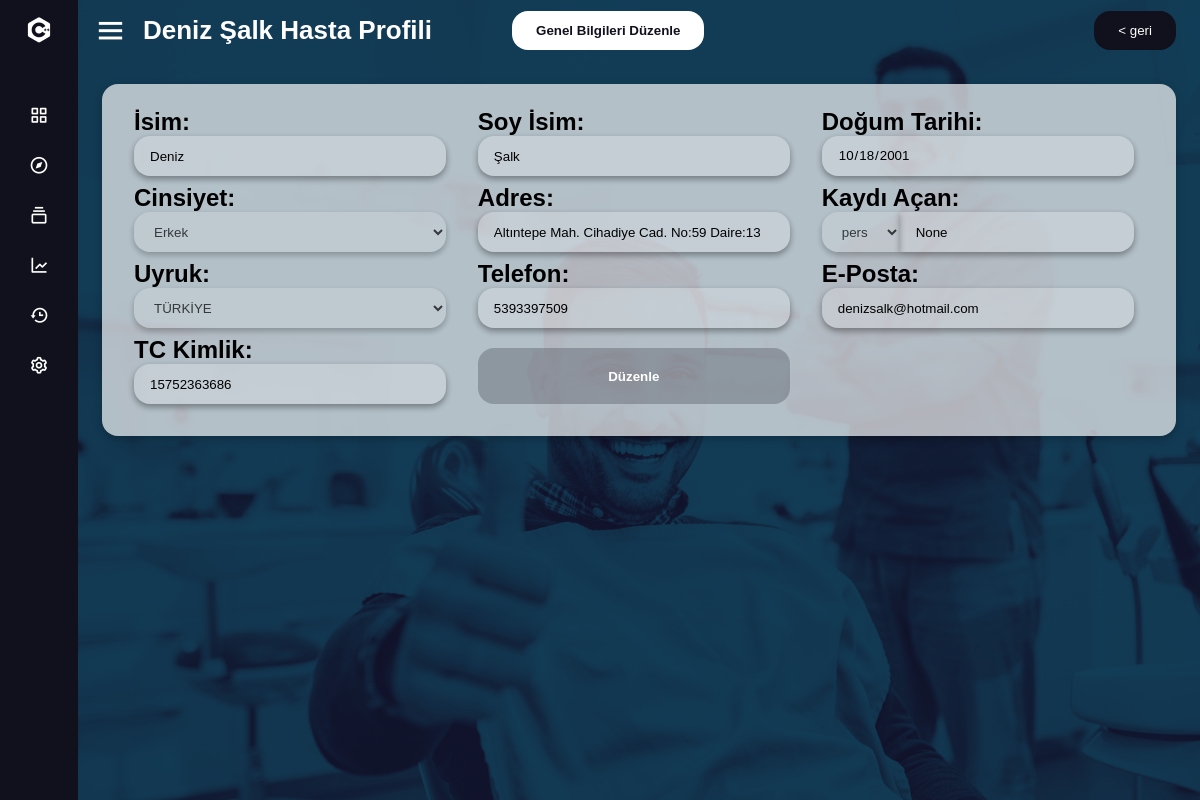
The page /record_edit/c75b9580-77d0-4fdc-816c-2a5643518872 (signed in) on the database its author committed.
### tables this page shows
CREATE TABLE records_gen (id INTEGER PRIMARY KEY AUTOINCREMENT UNIQUE NOT NULL, name TEXT, surname TEXT, birth_date TEXT, gender TEXT, address TEXT, phone TEXT, email TEXT, tckimlik INTEGER, th_id TEXT, uyruk TEXT, kayit TEXT, kayitname TEXT, date INTEGER);

### main.py (the view)
@app.route('/record_edit/<th_id>', methods=['GET', 'POST'])
def record_edit(th_id):
    if 'user' in session:
        if request.method == 'POST':
            data = request.form
            update_record_gen(th_id, **data)
            return redirect(url_for('record_detail', th_id=th_id))
        record_th_data = execute_query("SELECT * FROM records_th WHERE th_id=?", (th_id,), fetchone=False)
        record = execute_query("SELECT * FROM records_gen WHERE th_id=?", (th_id,), fetchone=True)
        return render_template('record_edit.html', record=record, record_th_data=record_th_data)
    else:
        return render_template('login.html')

### main.py (called while the page is built)
def connect_db():
    return sqlite3.connect('data/master.db')

def execute_query(query, parameters=None, fetchone=False):
    conn = connect_db()
    cursor = conn.cursor()
    cursor.execute(query, parameters) if parameters else cursor.execute(query)
    result = cursor.fetchone() if fetchone else cursor.fetchall()
    conn.commit()
    conn.close()
    return result

### templates/record_edit.html (shortened to what this page needs)
<!DOCTYPE html>
<html lang="en" dir="ltr">
  <head>
    <link href='https://unpkg.com/boxicons@2.0.7/css/boxicons.min.css' rel='stylesheet'>
   </head>
<body>
  <div class="sidebar close">
    <div class="logo-details">
      <i class='bx bxl-c-plus-plus'></i>
    </div>
    <ul class="nav-links">
      <li>
        <a href="/">
          <i class='bx bx-grid-alt' ></i>
        </a>
      </li>
      <li>
        <a href="/randevu">
          <i class='bx bx-compass' ></i>
        </a>
      </li>
      <li>
        <div class="iocn-link">
          <a href="/record_search">
            <i class='bx bx-collection' ></i>
          </a>
        </div>
      </li>
      <li>
        <a href="/hizmetler">
          <i class='bx bx-line-chart' ></i>
        </a>
      </li>
      <li>
        <a href="#">
          <i class='bx bx-history'></i>
        </a>
      </li>
      <li>
        <a href="#">
          <i class='bx bx-cog' ></i>
        </a>
      </li>
      <li>
    <div class="profile-details">
    </div>
  </li>
</ul>
  </div>
  <section class="home-section">
    <div class="home-content">
      <i class='bx bx-menu' ></i>
      <span class="text">{{record[1]}} {{record[2]}} Hasta Profili</span>
      <button class="enableformgen" onclick="enableInputs()">Genel Bilgileri Düzenle</button>
      <span class="backbutton"><button onclick="goBack()">&lt; geri</button></span>
    </div>
    <div class="form_wrapper">
      <form id="genelform" action="{{ url_for('record_edit', th_id=record[0]) }}" method="POST">
        <div class="item_f">
          <label for="name">İsim:</label>
          <input disabled type="text" name="name" value="{{record[1]}}"required >
        </div>
        <div class="item_f">
          <label for="surname">Soy İsim:</label>
          <input disabled type="text" name="surname" value="{{record[2]}}"required>
        </div>
        <div class="item_f">
          <label for="birth_date">Doğum Tarihi:</label>
          <input disabled type="date" name="birth_date" value="{{record[3]}}"required>
        </div>
        <div class="item_f">
          <label for="gender">Cinsiyet:</label>
          <select disabled name="gender" required>
            <option value="erkek" {% if record[4] == 'Male' %}selected{% endif %}>Erkek</option>
          </select>
        </div>
        <div class="item_f">
          <label for="address">Adres:</label>
          <input disabled type="text" name="address" value="{{record[5]}}" required>
        </div>
        <div class="item_f item_f_kayıt">
          <label for="kayıt">Kaydı Açan:</label>
          <div class="kayitbox">
            <select disabled class="kayıt" value="{{record[11]}}" name="kayit">
              <option value="erkek" {% if record[6] == 'personel' %}selected{% endif %}>personel</option>
            </select>
            <input disabled class="kayıttext" value="{{record[12]}}" name="kayitname" type="text">
          </div>
        </div>
        <div class="item_f">
          <label for="uyruk">Uyruk:</label>
          <select disabled name="uyruk">
            <option {% if record[10] == 'TR' %}selected{% endif %} value="TR">TÜRKİYE</option>
          </select>
        </div>
        <div class="item_f">
          <label for="phone">Telefon:</label>
          <input disabled type="tel" name="phone" value="{{record[6]}}" required>
        </div>
        <div class="item_f">
          <label for="email">E-Posta:</label>
          <input disabled type="email" name="email" value="{{record[7]}}" required>
        </div>
        <div class="item_f">
          <label for="tckimlik">TC Kimlik:</label>
          <input disabled type="text" name="tckimlik" value="{{record[8]}}" required>
        </div>
        <div class="item_f itemf_button">
        <input disabled type="submit" value="Düzenle">
      </div>
      </form>
    </div>
  </section>
</body>
</html>

### rows shown on the page
records_gen: name "Deniz", surname "Şalk", birth_date "10/18/2001", gender "Erkek", address "Altıntepe Mah. Cihadiye Cad. No:59 Daire:13", phone "5393397509", email "denizsalk@hotmail.com", tckimlik "15752363686"
